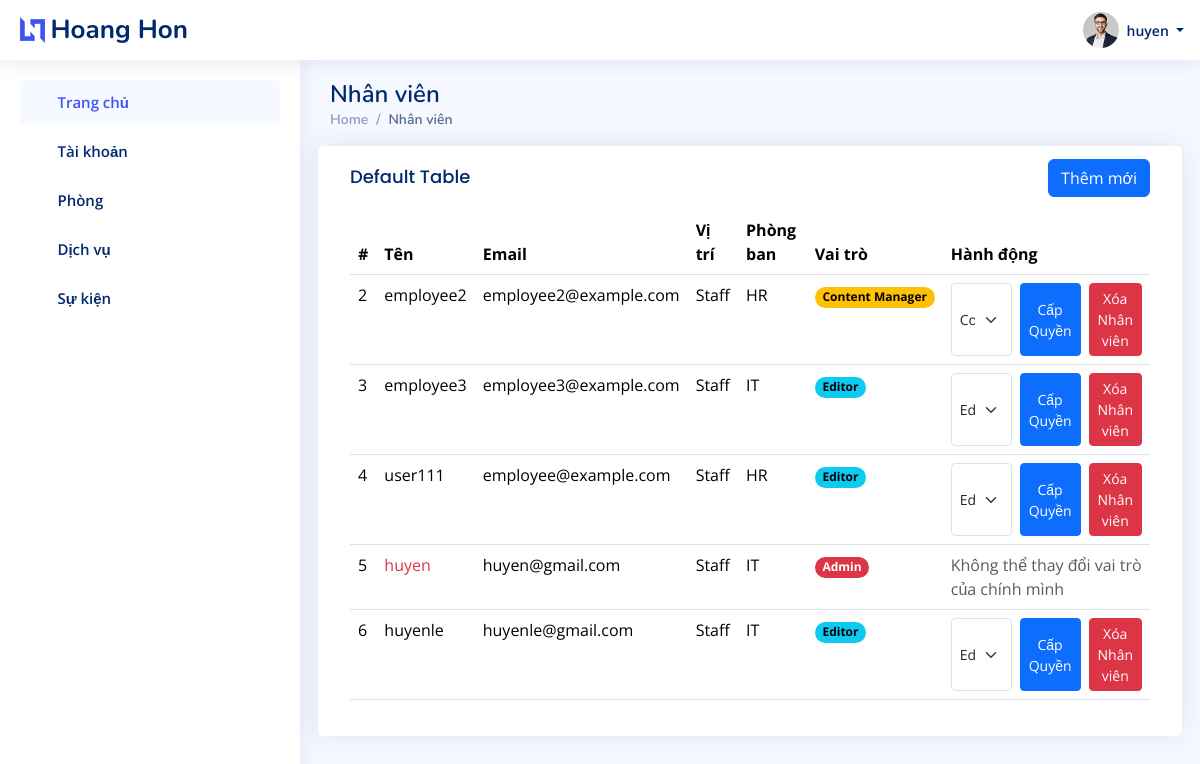
Page /admin_dashboard/employees (signed in) on the committed database.
### admin_custom/models.py (models this page shows)
class Employee(models.Model):
    user = models.OneToOneField(User, on_delete=models.CASCADE)
    permission = models.CharField(
        max_length=20, choices=EmployeePermission.choices, default=EmployeePermission.EDITOR)
    position = models.CharField(max_length=100)
    department = models.CharField(max_length=100)
    class Meta:
        permissions = [
            ("can_view_employee_post", "Can view employee post"),
            ("can_create_employee_post", "Can create employee post"),
            ("can_edit_employee_post", "Can edit employee post"),
            ("can_delete_employee_post", "Can delete employee post"),
        ]

### admin_custom/views.py (the view, shortened to what this page needs)
@login_required
@check_employee_permission([EmployeePermission.ADMIN])
def admin_employee(request):
    employees = Employee.objects.all()
    context = {
        'permission_context': get_permission_context_by_permission(request.user.employee.permission),
        'user': request.user,
        "employees": employees,
        'permission_options': EmployeePermission.choices
    }
    return render(request, "admin/employee.html", context)

### home/templates/admin/employee.html (shortened to what this page needs)
{% load static %}
<!DOCTYPE html>
<html lang="en">
  <head>
    <link href="{% static 'assets/vendor/bootstrap/css/bootstrap.min.css' %}"
          rel="stylesheet" />
    <link href="{% static 'assets/vendor/bootstrap-icons/bootstrap-icons.css' %}"
          rel="stylesheet" />
    <link href="{% static 'assets/vendor/boxicons/css/boxicons.min.css' %}"
          rel="stylesheet" />
    <link href="{% static 'assets/vendor/quill/quill.snow.css' %}"
          rel="stylesheet" />
    <link href="{% static 'assets/vendor/quill/quill.bubble.css' %}"
          rel="stylesheet" />
    <link href="{% static 'assets/vendor/remixicon/remixicon.css' %}"
          rel="stylesheet" />
    <link href="{% static 'assets/vendor/simple-datatables/style.css' %}"
          rel="stylesheet" />
    <link href="https://cdn.jsdelivr.net/npm/bootstrap@5.3.3/dist/css/bootstrap.min.css"
          rel="stylesheet"
>
    <link href="{% static 'assets/css/style.css' %}" rel="stylesheet" />
  </head>
  <body>
    {% include 'includes/admin/header.html' with username=user %}
    {% include 'includes/admin/sidebar.html' with ctx=permission_context %}
    <main id="main" class="main">
      <div class="pagetitle">
        <h1>Nhân viên</h1>
        <nav>
          <ol class="breadcrumb">
            <li class="breadcrumb-item">
              <a href="index.html">Home</a>
            </li>
            <li class="breadcrumb-item active">Nhân viên</li>
          </ol>
        </nav>
      </div>
      <section class="section dashboard">
        <div class="row">
          <div class="card">
            <div class="card-body">
              <div class="d-flex justify-content-between align-items-center">
                <h5 class="card-title">Default Table</h5>
                <div>
                  <button class="btn btn-primary"
                          data-bs-toggle="modal"
                          data-bs-target="#employee-modal">Thêm mới</button>
                </div>
              </div>
              <table class="table">
                <thead>
                  <tr>
                    <th scope="col">#</th>
                    <th scope="col">Tên</th>
                    <th scope="col">Email</th>
                    <th scope="col">Vị trí</th>
                    <th scope="col">Phòng ban</th>
                    <th scope="col">Vai trò</th>
                    <th scope="col">Hành động</th>
                  </tr>
                </thead>
                <tbody>
                  {% for employee in employees %}
                    <tr>
                      <td>{{ employee.id }}</td>
                      <td>
                        {% if employee.user == user %}
                          <span class="text-danger">{{ employee.user }}</span>
                        {% else %}
                          {{ employee.user }}
                        {% endif %}
                      </td>
                      <td>{{ employee.user.email }}</td>
                      <td>{{ employee.position }}</td>
                      <td>{{ employee.department }}</td>
                      <td>
                        {% if employee.permission == 'editor' %}
                          <span class="badge rounded-pill text-bg-info">Editor</span>
                        {% elif employee.permission == 'content_manager' %}
                          <span class="badge rounded-pill text-bg-warning">Content Manager</span>
                        {% else %}
                          <span class="badge rounded-pill text-bg-danger">Admin</span>
                        {% endif %}
                      </td>
                      <td>
                        {% if employee.user != user %}
                          <form method="post" class="d-flex gap-2">
                            <select class="form-select form-select-sm w-50"
                                    aria-label="Small select example"
                                    name="employee_permission">
                              {% for option in permission_options %}
                                <option value="{{ option.0 }}"
                                        {% if option.0 == employee.permission %}selected{% endif %}>
                                  {{ option.1 }}
                                </option>
                              {% endfor %}
                            </select>
                            <button type="submit"
                                    name="action"
                                    value="change_permission"
                                    class="btn btn-primary btn-sm">Cấp Quyền</button>
                            <button type="submit"
                                    name="action"
                                    value="remove_employee"
                                    class="btn btn-danger btn-sm">Xóa Nhân viên</button>
                          </form>
                        {% else %}
                          <span class="text-muted">Không thể thay đổi vai trò của chính mình</span>
                        {% endif %}
                      </td>
                    </tr>
                  {% endfor %}
                </tbody>
              </table>
            </div>
          </div>
        </div>
      </section>
    </main>
  </body>
</html>

### home/templates/includes/admin/header.html (shortened to what this page needs)
{% load static %}
<header id="header" class="header fixed-top d-flex align-items-center">
  <div class="d-flex align-items-center justify-content-between">
    <a href="/" class="logo d-flex align-items-center">
      <img src="{% static 'assets/img/logo.png' %}" alt="" />
      <span class="d-none d-lg-block">Hoang Hon</span>
    </a>
    <i class="bi bi-list toggle-sidebar-btn"></i>
  </div>
  <nav class="header-nav ms-auto">
    <ul class="d-flex align-items-center">
      <li class="nav-item dropdown pe-3">
        <a class="nav-link nav-profile d-flex align-items-center pe-0"
           href="#"
           data-bs-toggle="dropdown">
          <img src="{% static 'assets/img/profile-img.jpg' %}"
               alt="Profile"
               class="rounded-circle" />
          <span class="d-none d-md-block dropdown-toggle ps-2">
            {% if username %}
              {{ username }}
            {% else %}
              Admin
            {% endif %}
          </span>
        </a>
      </li>
    </ul>
  </nav>
</header>

### home/static/assets/css/style.css (style rules this page uses)
:root { scroll-behavior: smooth; }
body { font-family: "Open Sans", sans-serif; background: #f6f9ff; color: #444444; }
a { color: #4154f1; text-decoration: none; }
h1, h2, h3, h4, h5, h6 { font-family: "Nunito", sans-serif; }
#main { margin-top: 60px; padding: 20px 30px; transition: all 0.3s; }
.pagetitle { margin-bottom: 10px; }
.pagetitle h1 { font-size: 24px; margin-bottom: 0; font-weight: 600; color: #012970; }
.card { margin-bottom: 30px; border: none; border-radius: 5px; box-shadow: 0px 0 30px rgba(1, 41, 112, 0.1); }
.card-title { padding: 20px 0 15px 0; font-size: 18px; font-weight: 500; color: #012970; font-family: "Poppins", sans-serif; }
.card-body { padding: 0 20px 20px 20px; }
.breadcrumb { font-size: 14px; font-family: "Nunito", sans-serif; color: #899bbd; font-weight: 600; }
.breadcrumb a { color: #899bbd; transition: 0.3s; }
.breadcrumb .breadcrumb-item::before { color: #899bbd; }
.breadcrumb .active { color: #51678f; font-weight: 600; }
.logo { line-height: 1; }
@media (min-width: 1200px) { .logo { width: 280px; } }
.logo img { max-height: 26px; margin-right: 6px; }
.logo span { font-size: 26px; font-weight: 700; color: #012970; font-family: "Nunito", sans-serif; }
.header { transition: all 0.5s; z-index: 997; height: 60px; box-shadow: 0px 2px 20px rgba(1, 41, 112, 0.1); background-color: #fff; padding-left: 20px; }
.header .toggle-sidebar-btn { font-size: 32px; padding-left: 10px; cursor: pointer; color: #012970; }
.header-nav ul { list-style: none; }
.header-nav>ul { margin: 0; padding: 0; }
.header-nav .nav-profile { color: #012970; }
.header-nav .nav-profile img { max-height: 36px; }
.header-nav .nav-profile span { font-size: 14px; font-weight: 600; }
@media (min-width: 1200px) { #main, #footer { margin-left: 300px; } }

### rows in the picture
Employee: id "2", user "employee2", user.email "employee2@example.com", position "Staff", department "HR", shows "Content Manager", employee_permission "Content Manager"
Employee: id "3", user "employee3", user.email "employee3@example.com", position "Staff", department "IT", shows "Editor", employee_permission "Editor"
Employee: id "4", user "user111", user.email "employee@example.com", position "Staff", department "HR", shows "Editor", employee_permission "Editor"
Employee: id "5", user "huyen", user.email "huyen@gmail.com", position "Staff", department "IT", permission "Admin", shows "Không thể thay đổi vai trò của chính mình"
Employee: id "6", user "huyenle", user.email "huyenle@gmail.com", position "Staff", department "IT", shows "Editor", employee_permission "Editor"

### other values in the picture
{{ username }} "huyen"
